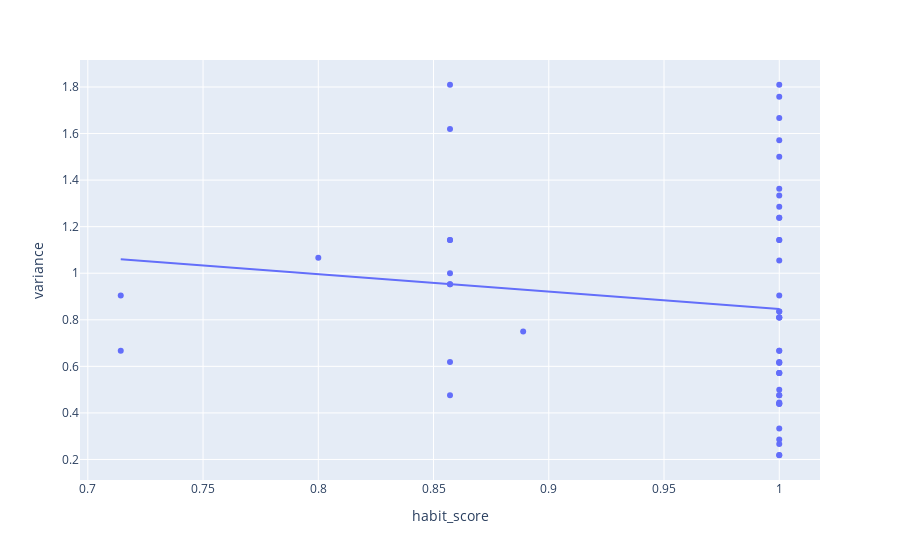

The notebook cell saved with this chart:
### Code cell
varianceXhs = px.scatter(mood_weekly, x='habit_score', y='variance', trendline='ols')
varianceXhs.show()
